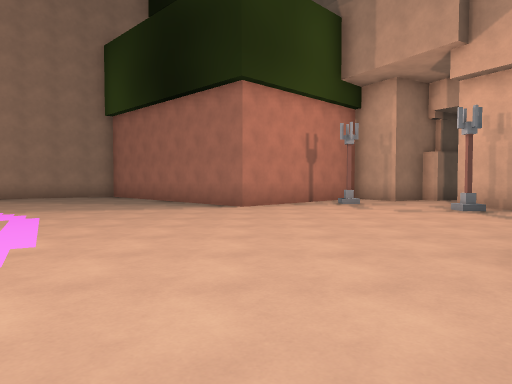
[1] (above)

24 first-person views from a walk through a level from a Godot 3-D game. The camera is 1.3 m above the floor, tilts 2° down and sees 70° across. The floor is counted in squares, 2 m on a side. Each view is taken from the middle of a square. On the plan, view 1 faces up. The plan holds only what a view shows up to about 11 squares ahead; the rest is blank. The place goes on beyond the plan. Flat picture figures and markers are not drawn. Characters and animated objects are not drawn.

[2]
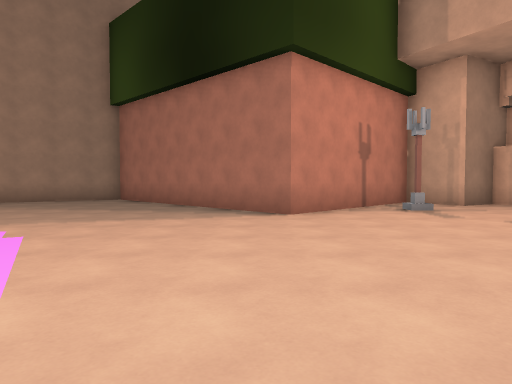

[3]
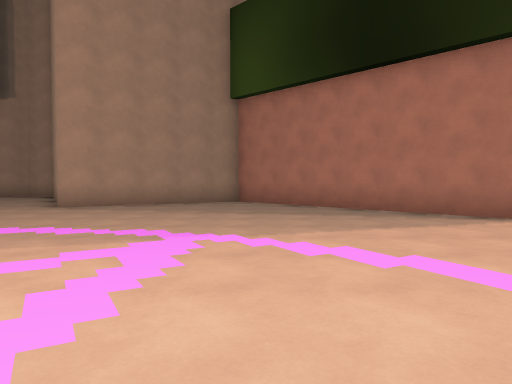

[4]
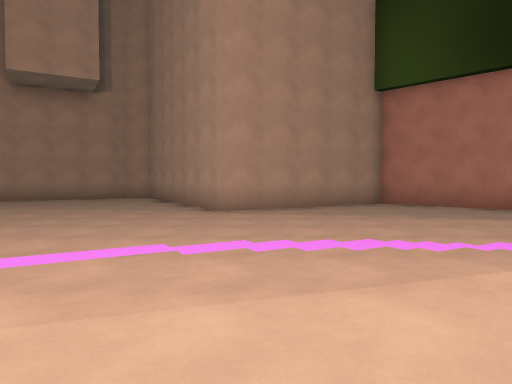

[5]
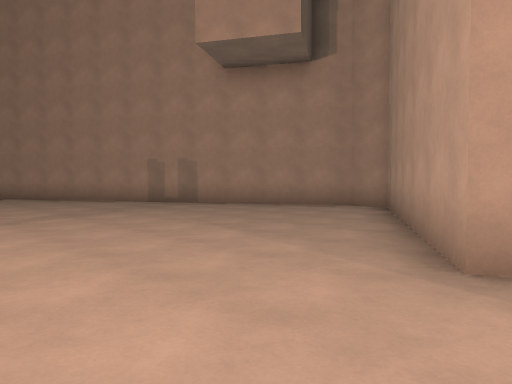

[6]
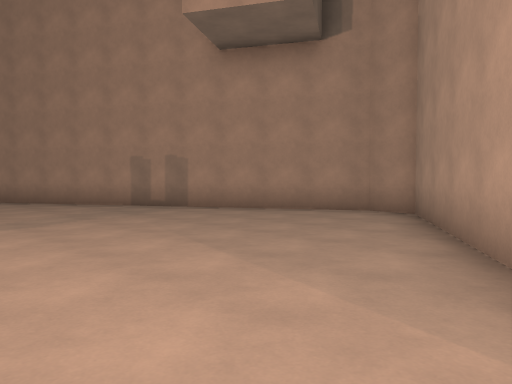

[7]
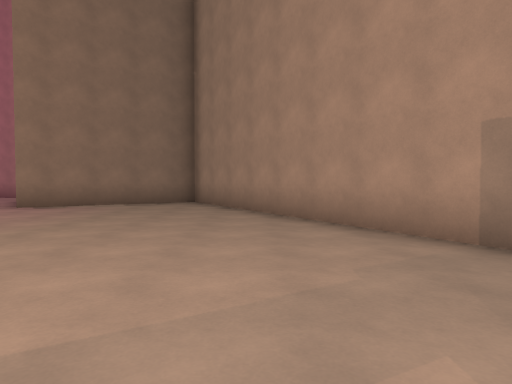

[8]
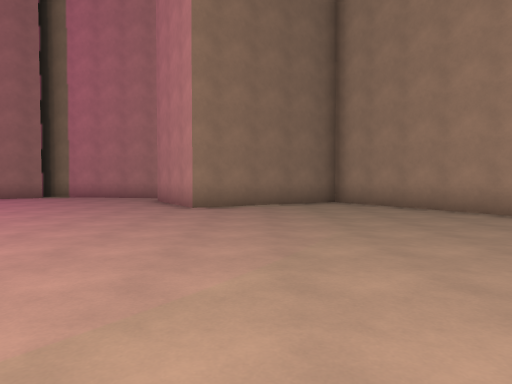

[9]
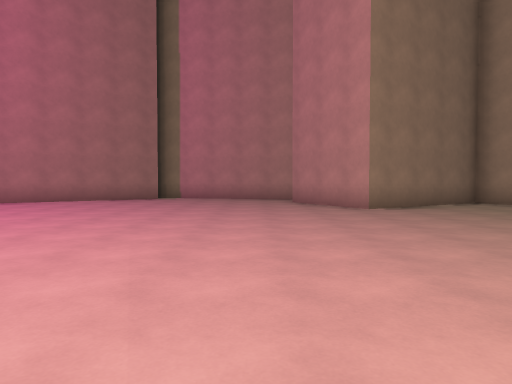

[10]
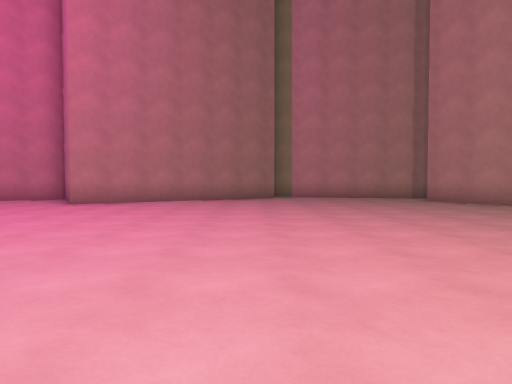

[11]
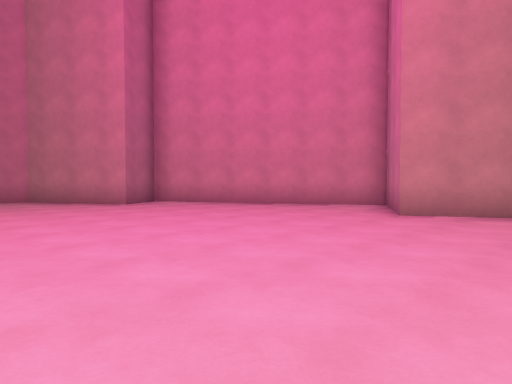

[12]
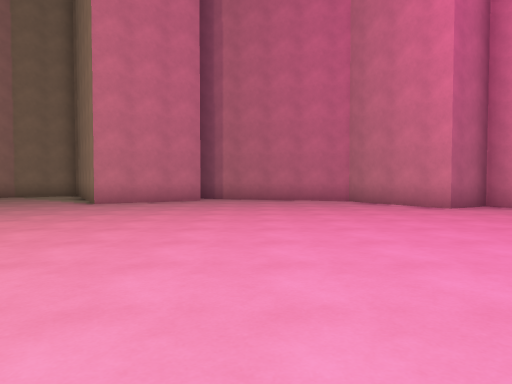

[13]
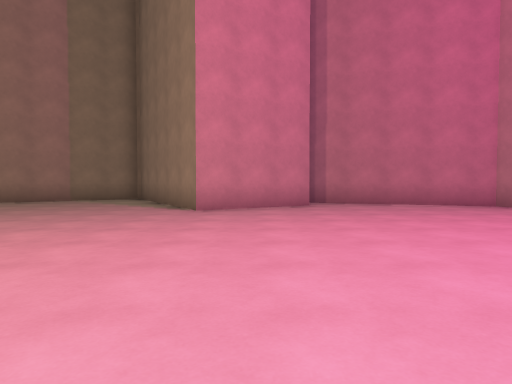

[14]
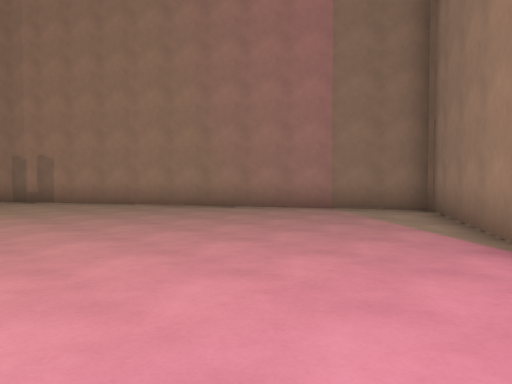

[15]
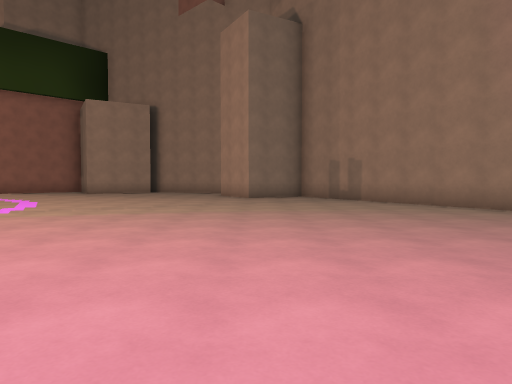

[16]
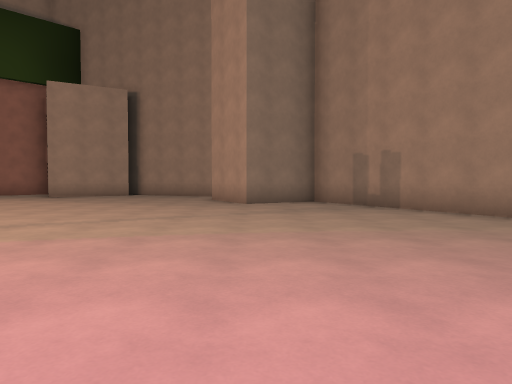

[17]
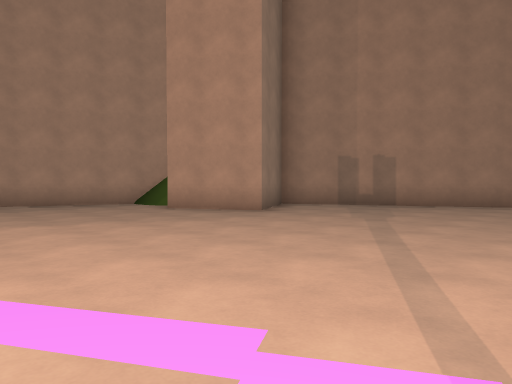

[18]
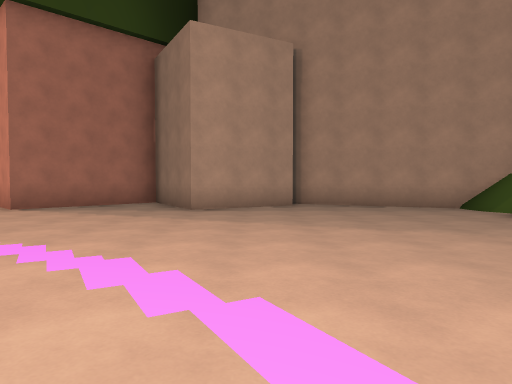

[19]
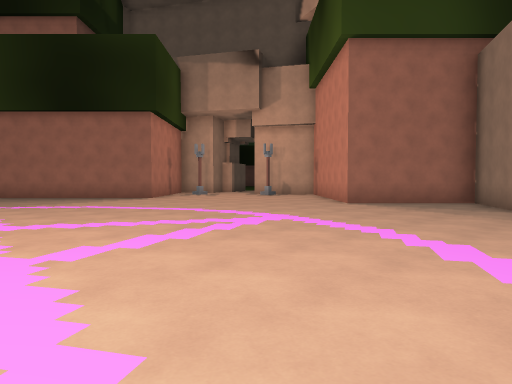

[20]
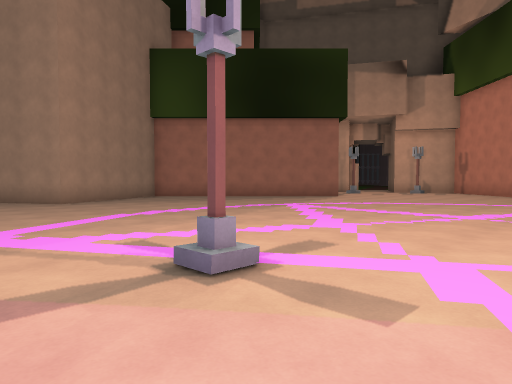

[21]
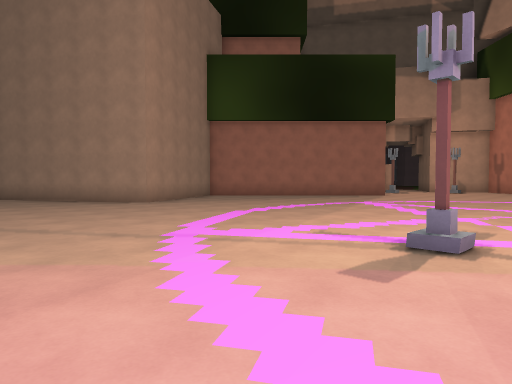

[22]
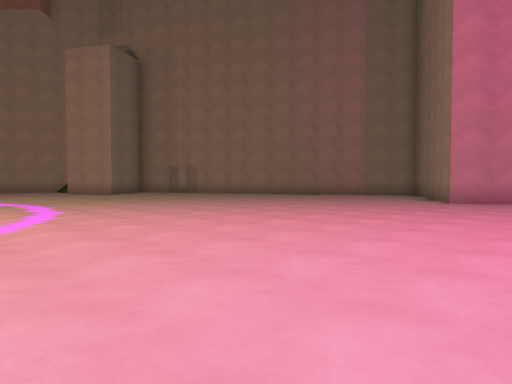

[23]
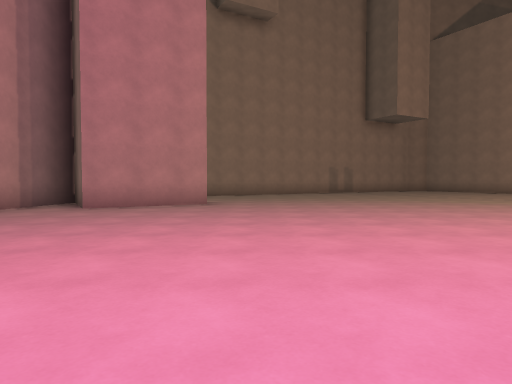

[24]
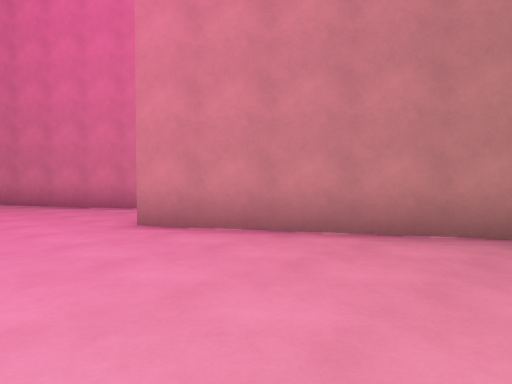

### Floor plan
Points are (right, up) in squares from view 1. A wall is a line through its corners. A room is listed if a view was taken in it or the views show most of it. See-through windows are left out.
Room 1 (views 1, 2, 3, 4, 5, 6, 7, 8, 9, 10, 11, 12, 13, 14, 15, 16, 17, 18, 19, 20, 21, 22, 23, 24)
walls: (3.5, -4.1) (2.1, -1.6) (4.7, -0.1) (2.1, 2.5) (2.9, 3.2); (-16.4, -14.1) (-13.8, -12.6) (-11.2, -17) (-0.3, -10.7) (-1.4, -8.8) (0.6, -7.6); (-26.5, -1.2) (-24.4, -4.8) (-26.4, -5.9); (2.1, -8.7) (4.2, -4); (-26.3, -6.9) (-23.5, -11.7) (-22.3, -11) (-20.7, -13.7) (-16.5, -15.2); (5.5, 8.3) (5, 9.2); (5.5, 12) (4.3, 11.3) (3.5, 12.8) (-0.3, 9) (-5.5, 14.2) (-9.7, 11.8) (-12.7, 16.9) (-13.7, 17) (-25.4, 10.3) (-23.3, 6.6) (-25.8, 5.1)
objects: torch (-11, 3); torch (3, 10); torch (5, 8)

Positions as (right, up) in squares from view 1, and headings:
1: (0, 0), facing up
2: (-1, 2), facing up
3: (-5, 3), facing up
4: (-9, 4), facing up
5: (-9, 9), facing up-left
6: (-10, 10), facing up-left
7: (-15, 12), facing left
8: (-15, 8), facing left
9: (-15, 4), facing left
10: (-15, 0), facing left
11: (-18, -2), facing down-left
12: (-18, -3), facing down
13: (-15, -5), facing down
14: (-14, -9), facing down-right
15: (-14, -9), facing right
16: (-11, -9), facing right
17: (-7, -3), facing down-right
18: (-6, -3), facing right
19: (-7, -3), facing up-right
20: (-13, 1), facing up-right
21: (-15, 2), facing up-right
22: (-17, -2), facing down-right
23: (-22, -3), facing up
24: (-22, 0), facing down-left
